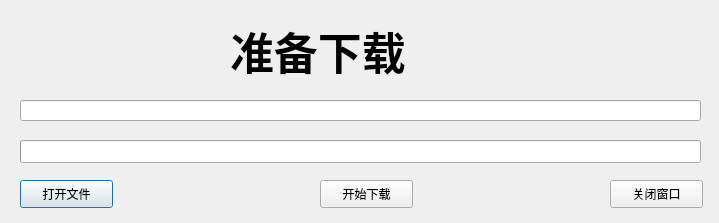
<?xml version="1.0" encoding="UTF-8"?>
<ui version="4.0">
 <class>DialogDown</class>
 <widget class="QDialog" name="DialogDown">
  <property name="geometry">
   <rect>
    <x>0</x>
    <y>0</y>
    <width>719</width>
    <height>223</height>
   </rect>
  </property>
  <property name="windowTitle">
   <string>Dialog</string>
  </property>
  <widget class="QProgressBar" name="progressBar">
   <property name="enabled">
    <bool>true</bool>
   </property>
   <property name="geometry">
    <rect>
     <x>20</x>
     <y>140</y>
     <width>681</width>
     <height>23</height>
    </rect>
   </property>
   <property name="font">
    <font>
     <kerning>true</kerning>
    </font>
   </property>
   <property name="toolTip">
    <string/>
   </property>
   <property name="statusTip">
    <string/>
   </property>
   <property name="whatsThis">
    <string/>
   </property>
   <property name="accessibleName">
    <string/>
   </property>
   <property name="accessibleDescription">
    <string/>
   </property>
   <property name="value">
    <number>0</number>
   </property>
   <property name="textVisible">
    <bool>false</bool>
   </property>
   <property name="format">
    <string>%p%</string>
   </property>
  </widget>
  <widget class="QPushButton" name="pushButton">
   <property name="geometry">
    <rect>
     <x>20</x>
     <y>180</y>
     <width>93</width>
     <height>28</height>
    </rect>
   </property>
   <property name="text">
    <string>打开文件</string>
   </property>
  </widget>
  <widget class="QPushButton" name="pushButton_2">
   <property name="geometry">
    <rect>
     <x>320</x>
     <y>180</y>
     <width>93</width>
     <height>28</height>
    </rect>
   </property>
   <property name="text">
    <string>开始下载</string>
   </property>
  </widget>
  <widget class="QPushButton" name="pushButton_3">
   <property name="geometry">
    <rect>
     <x>610</x>
     <y>180</y>
     <width>93</width>
     <height>28</height>
    </rect>
   </property>
   <property name="text">
    <string>关闭窗口</string>
   </property>
  </widget>
  <widget class="QLineEdit" name="lineEdit">
   <property name="geometry">
    <rect>
     <x>20</x>
     <y>100</y>
     <width>681</width>
     <height>21</height>
    </rect>
   </property>
  </widget>
  <widget class="QLabel" name="label">
   <property name="geometry">
    <rect>
     <x>230</x>
     <y>20</y>
     <width>431</width>
     <height>61</height>
    </rect>
   </property>
   <property name="font">
    <font>
     <pointsize>33</pointsize>
     <weight>75</weight>
     <bold>true</bold>
    </font>
   </property>
   <property name="text">
    <string>准备下载</string>
   </property>
  </widget>
 </widget>
 <resources/>
 <connections>
  <connection>
   <sender>pushButton_3</sender>
   <signal>clicked()</signal>
   <receiver>DialogDown</receiver>
   <slot>close()</slot>
   <hints>
    <hint type="sourcelabel">
     <x>656</x>
     <y>193</y>
    </hint>
    <hint type="destinationlabel">
     <x>359</x>
     <y>111</y>
    </hint>
   </hints>
  </connection>
 </connections>
</ui>
